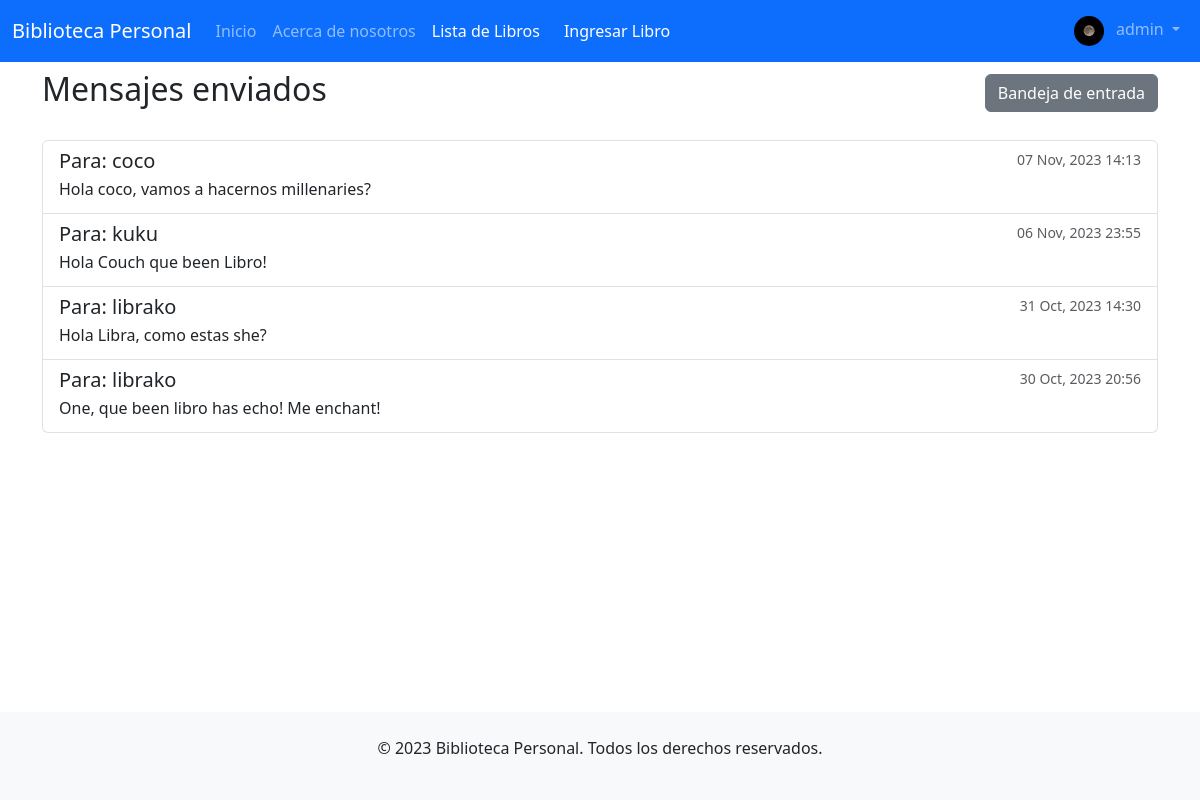
The page /mensajes/mensajes/enviados/ (signed in) on the database its author committed.
### usuarios/models.py (models this page shows)
class UserProfile(models.Model):
    user = models.OneToOneField(User, on_delete=models.CASCADE)
    profile_image = models.ImageField(upload_to='profile_images/', null=True, blank=True)
    bio = RichTextField(blank=True, null=True)

### mensajeria/models.py (models this page shows, shortened)
class Mensaje(models.Model):
    emisor = models.ForeignKey(User, related_name='mensajes_enviados', on_delete=models.CASCADE)
    receptor = models.ForeignKey(User, related_name='mensajes_recibidos', on_delete=models.CASCADE)
    contenido = models.TextField()
    fecha_enviado = models.DateTimeField(auto_now_add=True)
    leido = models.BooleanField(default=False)
    mensaje_original = models.ForeignKey('self', null=True, blank=True, on_delete=models.SET_NULL, related_name='respuestas')

### mensajeria/views.py (the view)
# urls.py: path('mensajes/enviados/', views.mensajes_enviados, name='mensajes_enviados'),
def mensajes_enviados(request):
    mensajes = Mensaje.objects.filter(emisor=request.user).order_by('-fecha_enviado')
    return render(request, 'mensajeria/mensajes_enviados.html', {'mensajes': mensajes})

### mensajeria/templates/mensajeria/mensajes_enviados.html (shortened to what this page needs)
{% extends "inicio/homepage.html" %} {% block content %}
<div class="d-flex justify-content-between align-items-center">
    <h2>Mensajes enviados</h2>
    <div>
        <a href="{% url 'bandeja_entrada' %}" class="btn btn-secondary">Bandeja de entrada</a>
    </div>
</div>
  {% if mensajes %}
  <ul class="list-group mt-4">
    {% for mensaje in mensajes %}
    <li class="list-group-item">
      <div class="d-flex w-100 justify-content-between">
        <h5 class="mb-1">Para: {{ mensaje.receptor.username }}</h5>
        <small class="text-muted"
          >{{ mensaje.fecha_enviado|date:"d M, Y H:i" }}</small
        >
      </div>
      <p class="mb-1">{{ mensaje.contenido|truncatewords:20 }}</p>
    </li>
    {% endfor %}
  </ul>
  {% else %}
  <div class="alert alert-info mt-3">No has enviado ningún mensaje aún.</div>
  {% endif %}
{% endblock %}

### inicio/templates/inicio/homepage.html (shortened to what this page needs)
{% load static %}
<!DOCTYPE html>
<html lang="en">
  <head>
    <link rel="stylesheet" href="{% static 'css/bootstrap.min.css' %}" />
    <link
      rel="stylesheet"
      type="text/css"
      href="{% static 'css/custom.css' %}"
    />
    <link
      rel="stylesheet"
      href="https://cdnjs.cloudflare.com/ajax/libs/font-awesome/5.15.3/css/all.min.css"
    />
  </head>
  <body class="d-flex flex-column vh-100">
    <nav class="navbar navbar-expand-lg navbar-dark bg-primary">
      <div class="container-fluid">
        <a class="navbar-brand" href="{% url 'homepage' %}"
          >Biblioteca Personal</a
        >
        <div class="collapse navbar-collapse" id="navbarNav">
          <ul class="navbar-nav">
            <li class="nav-item">
              <a class="nav-link" href="{% url 'homepage' %}">Inicio</a>
            </li>
            <li class="nav-item">
              <a class="nav-link" href="{% url 'about' %}"
                >Acerca de nosotros</a
              >
            </li>
            {% if user.is_authenticated %}
            <li class="nav-item">
              <a
                class="nav-link btn btn-success text-white me-2"
                href="{% url 'lista_libros' %}"
                >Lista de Libros</a
              >
            </li>
            <li class="nav-item">
              <a
                class="nav-link btn btn-success text-white me-2"
                href="{% url 'ingresar_libro' %}"
                >Ingresar Libro</a
              >
            </li>
            {% endif %}
          </ul>
          <ul class="navbar-nav ms-auto">
            {% if user.is_authenticated %}
            <li class="nav-item dropdown">
              <a
                class="nav-link dropdown-toggle"
                href="#"
                id="navbarDropdown"
                role="button"
                data-bs-toggle="dropdown"
                aria-expanded="false"
              >
                {% if user.userprofile.profile_image %}
                <img
                  src="{{ user.userprofile.profile_image.url }}"
                  class="rounded-circle me-2"
                  width="30"
                  height="30"
                  alt="{{ user.username }}"
                />
                {% endif %} {{ user.username }}
              </a>
            </li>
            {% endif %}
          </ul>
        </div>
      </div>
    </nav>
    <main class="container my-2 flex-grow-1">
       {% block content %}{% endblock %}
    </main>
    <footer class="bg-light py-4 mt-auto">
      <div class="container text-center">
        <p>&copy; 2023 Biblioteca Personal. Todos los derechos reservados.</p>
      </div>
    </footer>
  </body>
</html>

### static/css/custom.css (style rules this page uses)
.navbar { margin-bottom: 0; }
.navbar-nav.ml-auto, .navbar-nav, .navbar-end { display: flex; align-items: center; }
.navbar { z-index: 1050; / }

### rows shown on the page
Mensaje: receptor.username "coco", fecha_enviado "07 Nov, 2023 14:13", contenido "Hola coco, vamos a hacernos millenaries?"
Mensaje: receptor.username "kuku", fecha_enviado "06 Nov, 2023 23:55", contenido "Hola Couch que been Libro!"
Mensaje: receptor.username "librako", fecha_enviado "31 Oct, 2023 14:30", contenido "Hola Libra, como estas she?"
Mensaje: receptor.username "librako", fecha_enviado "30 Oct, 2023 20:56", contenido "One, que been libro has echo! Me enchant!"

### other values the page prints
{{ user.username }} "admin"
